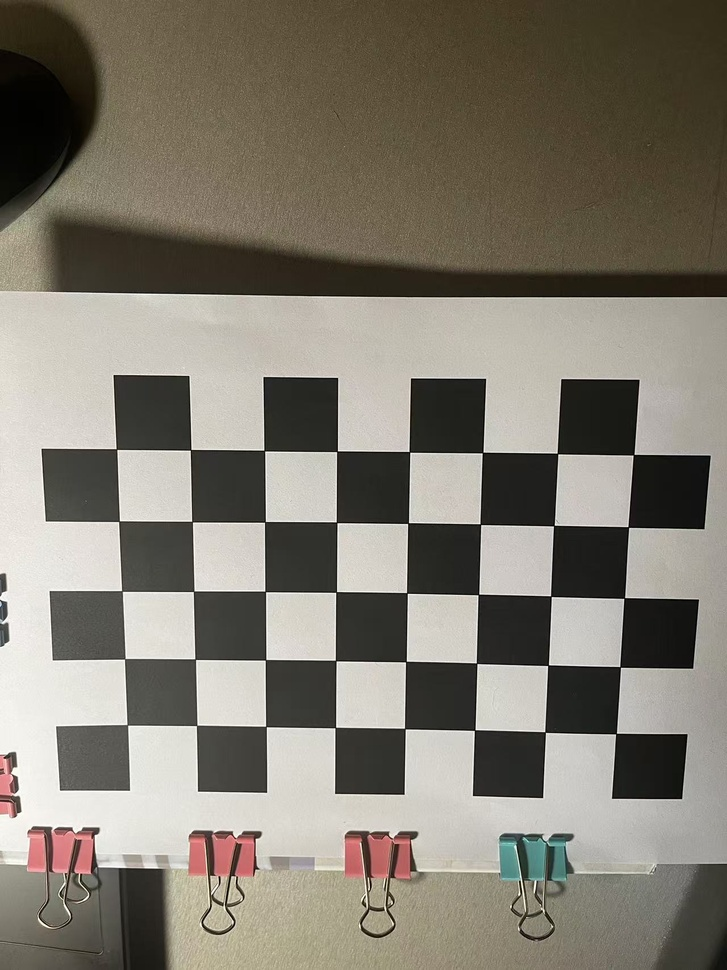
#> input picture Camera Calibrator/chessboard/chessboard1.jpg, 727 x 970 px, shrunk from 1280 x 1707 before the run, found by its file name
$ python Calibrator.py
#> lines starting #> are read from the running program, lines starting #| are printed output that depends on the picture; after the words box and inside, x2 and y2 are one past the last pixel; in counts of white or black regions, pixels touching at a corner belong together; long printed decimals are rounded
### Camera Calibrator/utils.py
"""
Tool Box
"""
import cv2
import os
import copy
import numpy as np
from scipy.optimize import least_squares
import matplotlib.pyplot as plt

def get_corner_pixel(image, chessboard_size=(5,8)):
    """_summary_

    Args:
        image (np.ndarray): Chessboard image
        chessboard_size ((int, int)): Number of corners. Defaults to (5,8).

    Returns:
        corners (np.ndarray): Pixel coordinate of corners
    """
    image_ = copy.deepcopy(image)
    # 查找棋盘格的角点
    ret, corners = cv2.findChessboardCorners(image_, chessboard_size, None)
    # 如果找到了角点
    if ret:
        # 精确化角点位置
        corners = cv2.cornerSubPix(image_, corners, (11, 11), (-1, -1),
                                criteria=(cv2.TERM_CRITERIA_EPS | cv2.TERM_CRITERIA_MAX_ITER, 30, 0.1))
        # # 在图像上绘制角点
        # cv2.drawChessboardCorners(image_, chessboard_size, corners, ret)
        # # 显示图片
        # plt.imshow(cv2.cvtColor(image_, cv2.COLOR_BGR2RGB))
        # plt.show()

        return corners.reshape(40, 2)
    else:
        print("Chessboard corners not found.")
        exit()

def get_corner_world():
    """_summary_

    Returns:
        corners (np.ndarray): World coordinate of corners
    """
    a = np.arange(0, 5)*2.6
    a = np.tile(a, 8)
    b = np.arange(0, 8)*2.6
    b = np.repeat(b, 5)
    d = np.ones((40,))
    result = np.stack((a, b, d), axis=-1)
    return result

def compute_homography(U, V, u, v):
    # U, V, u, v 应该是形状为 (n, 1) 的 ndarray，n是点的总数
    n = U.shape[0]  # 角点的数量

    # 生成方程组
    A = []
    for i in range(n):
        # 每一对角点生成两个方程
        A.append([-U[i], -V[i], -1, 0, 0, 0, u[i]*U[i], u[i]*V[i], u[i]])
        A.append([0, 0, 0, -U[i], -V[i], -1, v[i]*U[i], v[i]*V[i], v[i]])

    A = np.array(A)  # 转换为 numpy 数组
    # 进行奇异值分解
    U, S, Vt = np.linalg.svd(A)
    # 最佳 H 为 A 的最后一列的归一化版本
    H = Vt[-1].reshape(3, 3)

    return H

def get_H(image):
    world = get_corner_world()
    pixel = get_corner_pixel(image)

    H = compute_homography(world[:, 0], world[:, 1], pixel[:, 0], pixel[:, 1])
    return H

def compute_B(H_list):
    """
    计算矩阵 B，基于 H 矩阵的列表，H_list 中包含多个 H 矩阵（至少3个）

    参数:
    H_list : list : 包含多个H矩阵的列表

    返回:
    B : ndarray : 9x9矩阵B
    """

    # 检查是否至少有3个H矩阵
    if len(H_list) < 3:
        raise ValueError("需要至少3个 H 矩阵来计算 B")

    v_matrix_list = []

    # 计算 v 矩阵
    for H in H_list:
        H1 = H[0, :]  # H 的第一行
        H2 = H[1, :]  # H 的第二行
        H3 = H[2, :]  # H 的第三行

        i = 0
        j = 1
        v_12 = np.array([H1[i]*H1[j], H1[i]*H2[j]+H2[i]*H1[j], H2[i]*H2[j], H1[i]*H3[j]+H3[i]*H1[j], H2[i]*H3[j]+H3[i]*H2[j], H3[i]*H3[j]])
        i = 0
        j = 0
        v_11 = np.array([H1[i]*H1[j], H1[i]*H2[j]+H2[i]*H1[j], H2[i]*H2[j], H1[i]*H3[j]+H3[i]*H1[j], H2[i]*H3[j]+H3[i]*H2[j], H3[i]*H3[j]])
        i = 1
        j = 1
        v_22 = np.array([H1[i]*H1[j], H1[i]*H2[j]+H2[i]*H1[j], H2[i]*H2[j], H1[i]*H3[j]+H3[i]*H1[j], H2[i]*H3[j]+H3[i]*H2[j], H3[i]*H3[j]])

        v_matrix_list.append(v_12)
        v_matrix_list.append(v_22-v_11)

    A = np.stack(v_matrix_list, axis=0)


    # 我们需要解决方程 A * b = 0，使用 SVD
    U, S, Vt = np.linalg.svd(A)
    b = Vt[-1]  # 最后一行即为 b

    # 构造 B 矩阵
    B = np.zeros((3, 3))
    B[0, 0] = b[0]
    B[0, 1] = b[1]
    B[1, 0] = b[1]
    B[1, 1] = b[2]
    B[0, 2] = b[3]
    B[2, 0] = b[3]
    B[1, 2] = b[4]
    B[2, 1] = b[4]
    B[2 ,2] = b[5]
    return B


def get_A(B):
    # 提取 B 矩阵的元素
    B11 = B[0, 0]
    B12 = B[0, 1]
    B13 = B[0, 2]
    B21 = B[1, 0]
    B22 = B[1, 1]
    B23 = B[1, 2]
    B31 = B[2, 0]
    B32 = B[2, 1]
    B33 = B[2, 2]

    # 计算内参
    v0 = (B12 * B13 - B11 * B23) / (B11 * B22 - B12**2)
    u0 = (-B12 * v0 - B13)  / B11
    rho = B33 - B22 * v0**2 - B11 * u0**2 - 2 * B12 * u0 * v0
    alpha = np.sqrt(rho / B11)
    beta = np.sqrt(rho * B11 / (B11 * B22 - B12**2))
    gamma = -B12 * beta / B11
    # [6 lines of commented-out code are left out]
    A = np.array([[alpha, gamma, u0],
                [0, beta, v0],
                [0, 0, 1]])
    return A

def compute_extrinsics(H_list, A):
    # 计算内参矩阵的逆，即 A^{-1}
    A_inv = np.linalg.inv(A)

    E_list = []
    for H in H_list:
        extrinsic_matrix = A_inv @ H  # 使用 @ 符号进行矩阵乘法
        # 提取 R 和 T
        rho = np.linalg.norm(extrinsic_matrix[:, 0])
        R1 = extrinsic_matrix[:, 0]/rho # 第一列
        R2 = extrinsic_matrix[:, 1]/rho # 第二列
        T = extrinsic_matrix[:, 2]/rho    # 第三列，平移向量

        # 计算 R3，通过 R1 和 R2 的叉乘
        R3 = np.cross(R1, R2)

        # 合成完整的外参矩阵 (R | T)
        R = np.column_stack((R1, R2, R3))  # 将 R1, R2, R3 组成旋转矩阵
        extrinsic_matrix_complete = np.column_stack((R, T))
        extrinsic_matrix_complete = np.row_stack((extrinsic_matrix_complete, [0, 0, 0, 1]))  # 添加最后一行 [0, 0, 0, 1]
        E_list.append(extrinsic_matrix_complete)

    return E_list

def world_to_camera(world_points, R, t):
    if world_points.shape[-1] == 4:
        world_points = world_points[:, :-1]

    return np.dot(R, world_points.T).T + t

def distort_points(camera_points, pixel, mtx, image):
    """_summary_

    Args:
        k1 (float): Radial distortion coefficient
        k2 (float): Radial distortion coefficient
        camera_points (np.ndarray): Camera coordinate of corners
        pixel (np.ndarray): Pixel coordinate of corners
        mtx (np.ndarray): Intrinsic parameters
        R (np.ndarray): Rotation Matrix
        T (np.ndarray): Translation Matrix

    Returns:
        error (np.ndarray): Error between distorted and undistorted points
    """
    # 将相机坐标投影到图像平面
    # 使用内参矩阵 K 进行投影，投影公式: [x_img, y_img] = K * [x_c / z_c, y_c / z_c]
    x_c, y_c, z_c = camera_points.T
    U = (x_c / z_c) * mtx[0, 0] + (y_c / z_c) * mtx[0, 1] + mtx[0, 2]  # fx * (x_c / z_c) + cx
    V = (y_c / z_c) * mtx[1, 1] + mtx[1, 2]  # fy * (y_c / z_c) + cy
    cx = mtx[0, 2]
    cy = mtx[1, 2]
    r = np.sqrt(x_c**2 + y_c**2)

    n = camera_points.shape[0]
    U_hat = pixel[:, 0]
    V_hat = pixel[:, 1]

    # 构造矩阵 D
    D = np.zeros((2 * n, 2))
    for i in range(n):
        D[2 * i] = [(U[i] - cx) * r[i]**2/z_c[i]**2, (U[i] - cx) * r[i]**4/z_c[i]**4]
        D[2 * i + 1] = [(V[i] - cy) * r[i]**2/z_c[i]**2, (V[i] - cy) * r[i]**4/z_c[i]**4]

    # 构造向量 d
    d = np.zeros(2 * n)
    for i in range(n):
        d[2 * i] = U_hat[i] - U[i]
        d[2 * i + 1] = V_hat[i] - V[i]

    # 最小二乘解
    k, _, _, _ = np.linalg.lstsq(D, d, rcond=None)

    # 绘图
    if True:
        x_img = cx + (U - cx)*(1+k[0]*r**2/z_c**2 + k[1]*r**4/z_c**4)
        y_img = cy + (V - cy)*(1+k[0]*r**2/z_c**2 + k[1]*r**4/z_c**4)

        # 将投影结果转化为整数坐标
        image_points = np.vstack([x_img, y_img]).T
        image_points = np.round(image_points).astype(int)  # 转为整数像素坐标

        # 在图像上绘制红色圆圈
        image_with_projection = image.copy()
        for point in image_points:
            cv2.circle(image_with_projection, tuple(point), radius=5, color=(255, 255, 255), thickness=-1)  # 红色圈

        # plt.imshow(image_with_projection, cmap='gray')
        # plt.show()
        plt.imsave('./Camera Calibrator/chessboard/disorted_image_with_projection.png', image_with_projection, cmap='gray')


    return k


def get_distorted(K, R, T, image):
    """ Using optimization method to obtain distorted coefficient

    Args:
        K (np.ndarray): Intrinsic parameters
        R (np.ndarray): Rotation Matrix
        T (np.ndarray): Translation Matrix
        image (np.ndarray): Image

    Return: Distorted coefficients
    """
    assert type(K)==np.ndarray and type(R)==np.ndarray and type(T)==np.ndarray

    image = copy.deepcopy(image)
    pixel = get_corner_pixel(image)
    world = get_corner_world()
    camera_points = world_to_camera(world, R, T)


    # Solve
    k = distort_points(camera_points, pixel, K, image)

    k1_opt, k2_opt = k[0], k[1]
    np.set_printoptions(precision=2)
    print(f"Optimized radial distortion coefficients: k1={k1_opt}, k2={k2_opt}")

    return k1_opt, k2_opt


### Camera Calibrator/Calibrator.py
import numpy as np
import os
import cv2
import matplotlib.pyplot as plt

import utils

# [36 lines left out: function project_world_to_image, not called in this run]


def main(image_name_list):
    # Get image List
    image_list = []
    for name in image_name_list:
        image = cv2.imread(name)
#> image is the input picture: shape (970, 727, 3); mean B, G, R 112.1, 123.2, 128.5
        gray = cv2.cvtColor(image, cv2.COLOR_BGR2GRAY)
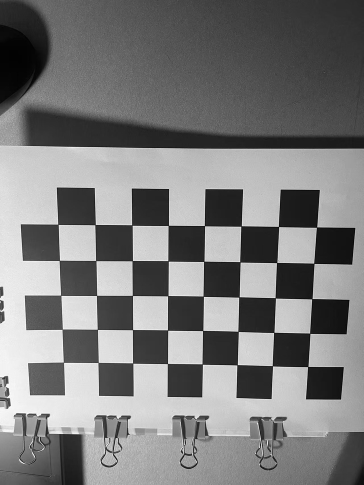
#> gray: shape (970, 727) (shown at 1/2 size); min 0, max 255, mean 123.6
        image_list.append(gray)
#> pass 2 of the loop in main, `for name in image_name_list:`:
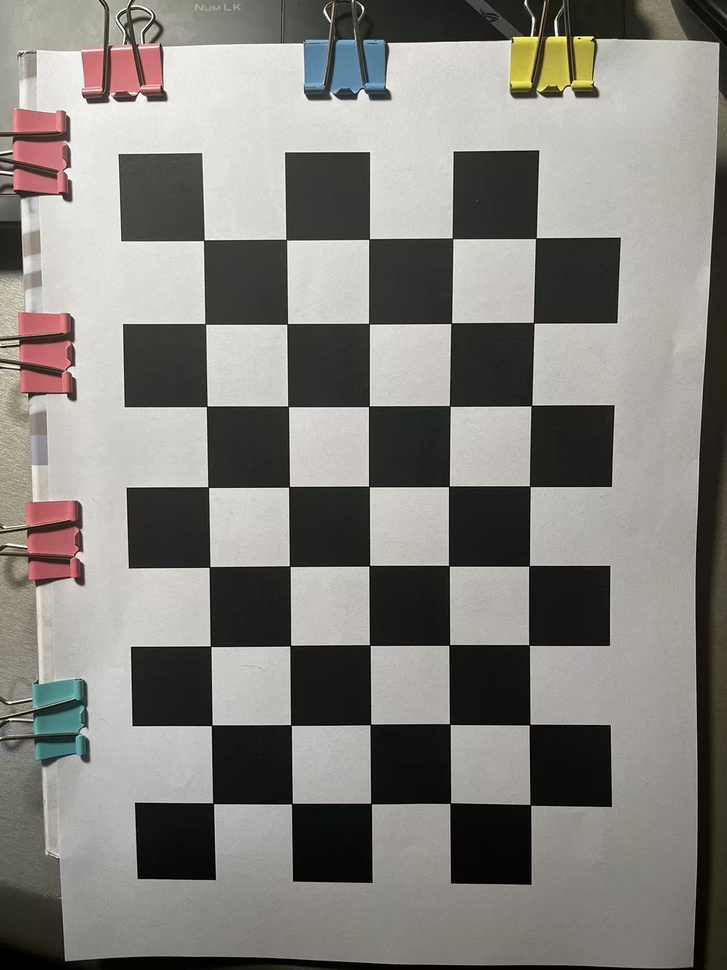
#> input picture Camera Calibrator/chessboard/chessboard2.jpg, 727 x 970 px, shrunk from 1280 x 1707 before the run, found by its file name
#> in main, image is the input picture: shape (970, 727, 3); mean B, G, R 123.9, 128.8, 131.3
#> in main, `gray = cv2.cvtColor(image, cv2.COLOR_BGR2GRAY)`:
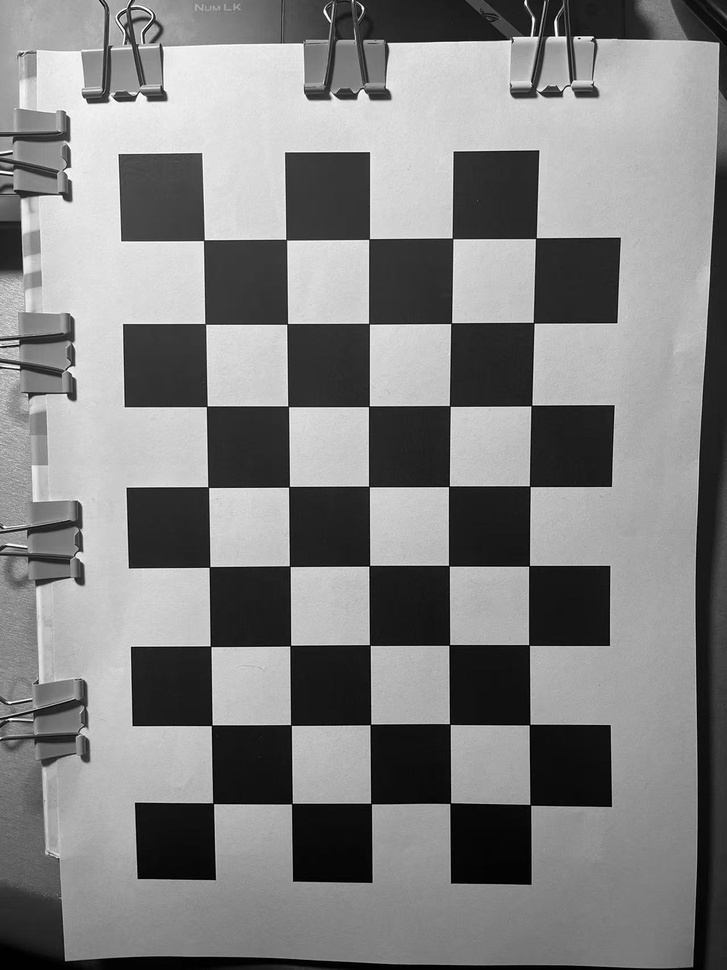
#> gray: shape (970, 727); min 0, max 255, mean 129

    # Get H List
    H_list = []
    for image in image_list:
        H = utils.get_H(image)
        H_list.append(H)
#> this loop made 3 passes
#> pass 1, in compute_homography, `U, S, Vt = np.linalg.svd(A)`:
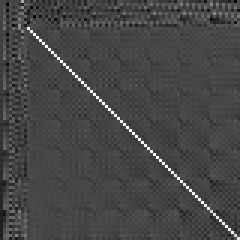
#> U: shape (80, 80) float64 (shown 3 times larger); min -0.368, max 0.959, mean -0.00135; drawn with min black and max white
#> pass 2, in compute_homography (call 2), `U, S, Vt = np.linalg.svd(A)`:
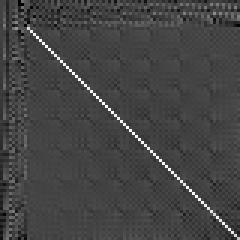
#> U: shape (80, 80) float64 (shown 3 times larger); min -0.357, max 0.969, mean -0.00107; drawn with min black and max white
#> pass 3, in compute_homography (call 3), `U, S, Vt = np.linalg.svd(A)`:
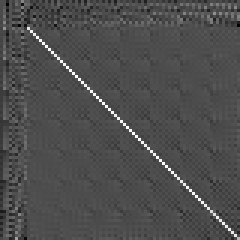
#> U: shape (80, 80) float64 (shown 3 times larger); min -0.428, max 0.969, mean -0.00168; drawn with min black and max white
#> after the loop, H_list = 3 items

    # Get B
    B = utils.compute_B(H_list)
#> the loop in compute_B, `for H in H_list:` made 3 passes
#> (H1, H2, H3, v_11, v_22) on passes 1 to 2: ([-0.00207, 0.0358, 0.173], [-0.0389, -8.47e-05, 0.983], [-6.61e-06, -1e-06, 0.00136], [4.28e-06, 0.000161, 0.00151, 2.73e-08, 5.14e-07, 4.37e-11], [0.00128, -6.07e-06, 7.17e-09, -7.17e-08, 1.7e-10, 1e-12]), ([-0.0985, -0.00286, -0.641], [0.000837, -0.102, -0.754], [1.06e-06, -6.88e-06, -0.00313], [0.0097, -0.000165, 7.01e-07, -2.09e-07, 1.78e-09, 1.12e-12], [8.18e-06, 0.000585, 0.0105, 3.93e-08, 1.41e-06, 4.73e-11])
#> after the loop in compute_B, `for H in H_list:`: v_matrix_list = 6 items
#> in compute_B, `A = np.stack(v_matrix_list, axis=0)`: A = [[-7.41e-05, -0.00139, 3.3e-06, -2.35e-07, 3.95e-08, 6.61e-12], [0.00128, -0.000167, -0.00151, -9.91e-08, -5.14e-07, -4.27e-11], [0.000282, 0.0101, -8.57e-05, 6.74e-07, -1.14e-07, -7.29e-12], [-0.00969, 0.00075, 0.0105, 2.48e-07, 1.4e-06, 4.61e-11], [-0.000585, 0.000884, 0.000574, -6.73e-08, 2.34e-08, -1.73e-12], [-0.000922, -0.00232, 0.000847, -4.99e-08, -1.32e-07, -1.49e-13]]
#> in compute_B, `U, S, Vt = np.linalg.svd(A)`: U = [[0.00235, -0.133, -0.235, 0.628, -0.176, 0.708], [0.137, -0.0043, -0.707, -0.129, 0.68, 0.0476], [-0.0257, 0.961, -0.12, -0.087, -0.143, 0.183], [-0.985, -0.0132, -0.0315, -0.00469, 0.163, 0.035], [-0.0602, 0.0793, -0.424, 0.533, -0.281, -0.669], [-0.076, -0.228, -0.499, -0.545, -0.618, 0.122]]; S = [0.0145, 0.0105, 0.000126, 2.71e-07, 4.85e-08, 4.07e-12]; Vt = [[0.678, -0.0622, -0.733, -1.85e-05, -9.96e-05, -3.52e-09], [0.0542, 0.998, -0.0346, 6.51e-05, -9.48e-06, -8.04e-10], [0.733, -0.0162, 0.68, 0.000717, 0.00302, 2.3e-07], [-0.00103, 7.55e-05, -0.00103, -0.75, 0.661, 3.41e-05], [0.00195, -3.24e-06, 0.00193, -0.661, -0.75, -0.000434], [7.17e-07, 3.31e-10, 7.12e-07, -0.000261, -0.000348, 1]]
#> in compute_B, `b = Vt[-1]`: b = [7.17e-07, 3.31e-10, 7.12e-07, -0.000261, -0.000348, 1]
#> B = [[7.17e-07, 3.31e-10, -0.000261], [3.31e-10, 7.12e-07, -0.000348], [-0.000261, -0.000348, 1]]

    # Get A
    A = utils.get_A(B)
#> in get_A, `B11 = B[0, 0]`: B11 = 7.17e-07
#> in get_A, `B12 = B[0, 1]`: B12 = 3.31e-10
#> in get_A, `B13 = B[0, 2]`: B13 = -0.000261
#> in get_A, `B21 = B[1, 0]`: B21 = 3.31e-10
#> in get_A, `B22 = B[1, 1]`: B22 = 7.12e-07
#> in get_A, `B23 = B[1, 2]`: B23 = -0.000348
#> in get_A, `B31 = B[2, 0]`: B31 = -0.000261
#> in get_A, `B32 = B[2, 1]`: B32 = -0.000348
#> in get_A, `B33 = B[2, 2]`: B33 = 1
#> in get_A, `v0 = (B12 * B13 - B11 * B23) / (B11 * B22 - B12**2)`: v0 = 488.3
#> in get_A, `u0 = (-B12 * v0 - B13)  / B11`: u0 = 363.9
#> in get_A, `rho = B33 - B22 * v0**2 - B11 * u0**2 - 2 * B12 * u0 * v0`: rho = 0.735
#> in get_A, `alpha = np.sqrt(rho / B11)`: alpha = 1012.7
#> in get_A, `beta = np.sqrt(rho * B11 / (B11 * B22 - B12**2))`: beta = 1015.9
#> in get_A, `gamma = -B12 * beta / B11`: gamma = -0.47
#> in get_A, `A = np.array([[alpha, gamma, u0], [0, beta, v0], [0, 0, 1]])`: A = [[1012.7, -0.47, 363.9], [0, 1015.9, 488.3], [0, 0, 1]]

    # Get Extrinsics Matrix
    E_list = utils.compute_extrinsics(H_list, A)
#> in compute_extrinsics, `A_inv = np.linalg.inv(A)`: A_inv = [[0.000987, 4.56e-07, -0.36], [0, 0.000984, -0.481], [0, 0, 1]]
#> the loop in compute_extrinsics, `for H in H_list:` made 3 passes
#> (rho, R1, R2, T, R3) on passes 1 to 3: (3.57e-05, [0.00882, -0.983, -0.185], [1, 0.0111, -0.028], [-8.87, 8.82, 37.99], [0.0296, -0.185, 0.982]), (9.76e-05, [-1, 0.00322, 0.0109], [-0.00409, -0.998, -0.0704], [5.05, 7.82, -32.1], [0.0106, -0.0705, 0.997]), (3.75e-05, [-0.902, -0.43, -0.0358], [0.431, -0.902, 0.0343], [0.454, 7.31, 33.01], [-0.047, 0.0155, 0.999])
#> after the loop in compute_extrinsics, `for H in H_list:`: E_list = 3 items
#> E_list = 3 items


    np.set_printoptions(precision=2)
    print("内参矩阵A:")
    print(A)
#| [[ 1.01e+03 -4.70e-01  3.64e+02]
#|  [ 0.00e+00  1.02e+03  4.88e+02]
#|  [ 0.00e+00  0.00e+00  1.00e+00]]
    print("外参矩阵E:")
    print(E_list[0])
#| [[ 8.82e-03  1.00e+00  2.96e-02 -8.87e+00]
#|  [-9.83e-01  1.11e-02 -1.85e-01  8.82e+00]
#|  [-1.85e-01 -2.80e-02  9.82e-01  3.80e+01]
#|  [ 0.00e+00  0.00e+00  0.00e+00  1.00e+00]]

    # project_world_to_image(E_list[0][:3, :3], E_list[0][:3, 3], A, 0, 0, 0, image_list[0])
    k1, k2 = utils.get_distorted(A, E_list[0][:3, :3], E_list[0][:3, 3], image_list[0])
#> in get_corner_pixel (call 4), `ret, corners = cv2.findChessboardCorners(image_, chessboard_size, None)`: corners = 40 rows, first 8: [127.4, 725.1], [124.7, 658.9], [122, 591], [119, 521.2], [116.5, 449.1], [196.7, 725.4], [195.2, 659.1], [193.6, 591.4]
#> in get_corner_pixel (call 4), `corners = cv2.cornerSubPix(image_, corners, (11, 11), (-1, -1), criter..`: corners = 40 rows, first 8: [127.3, 724.8], [124.7, 658.8], [121.9, 591], [119, 521.3], [116.4, 449.1], [196.6, 725.4], [195.3, 659.2], [193.6, 591.3]
#> in get_distorted, `pixel = get_corner_pixel(image)`: pixel = 40 pairs, first value 116.4 to 633.6, second value 449.1 to 733.5
#> in get_distorted, `camera_points = world_to_camera(world, R, T)`: camera_points = 40 rows, first 8: [-8.84, 8.64, 38.97], [-8.82, 6.08, 38.49], [-8.79, 3.53, 38.01], [-8.77, 0.972, 37.53], [-8.75, -1.58, 37.05], [-6.24, 8.67, 38.9], [-6.22, 6.11, 38.42], [-6.19, 3.56, 37.94]
#> in distort_points, `x_c, y_c, z_c = camera_points.T`: x_c = 40 values from -8.84 to 9.45; y_c = 40 values, max 8.84 at index 35, min -1.58 at index 4, mean 3.63; z_c = 40 values, max 38.97 at index 0, min 36.54 at index 39, mean 37.76
#> in distort_points, `U = (x_c / z_c) * mtx[0, 0] + (y_c / z_c) * mtx[0, 1] + mtx[0, 2]`: U = 40 values, max 625.8 at index 39, min 124.9 at index 4, mean 372.8
#> in distort_points, `V = (y_c / z_c) * mtx[1, 1] + mtx[1, 2]`: V = 40 values, max 721.7 at index 35, min 444.8 at index 4, mean 584.2
#> in distort_points, `cx = mtx[0, 2]`: cx = 363.9
#> in distort_points, `cy = mtx[1, 2]`: cy = 488.3
#> in distort_points, `r = np.sqrt(x_c**2 + y_c**2)`: r = 40 values, max 12.87 at index 35, min 1.44 at index 18, mean 7.27
#> in distort_points, `U_hat = pixel[:, 0]`: U_hat = 40 values, max 633.6 at index 39, min 116.4 at index 4, mean 372.2
#> in distort_points, `V_hat = pixel[:, 1]`: V_hat = 40 values, max 733.5 at index 35, min 449.1 at index 4, mean 591.8
#> after the loop in distort_points, `for i in range(n):`: D = 80 pairs, first value -23.1 to 27.57, second value -2.32 to 3.09
#> after the loop in distort_points, `for i in range(n):`: d = 80 values, max 11.83 at index 71, min -8.46 at index 8, mean 3.53
#> in distort_points, `k, _, _, _ = np.linalg.lstsq(D, d, rcond=None)`: k = [1.16, -8.02]
#> in distort_points, `x_img = cx + (U - cx)*(1+k[0]*r**2/z_c**2 + k[1]*r**4/z_c**4)`: x_img = 40 values, max 636.8 at index 39, min 115.2 at index 4, mean 373.1
#> in distort_points, `y_img = cy + (V - cy)*(1+k[0]*r**2/z_c**2 + k[1]*r**4/z_c**4)`: y_img = 40 values, max 730.1 at index 30, min 443.1 at index 4, mean 587.5
#> in distort_points, `image_points = np.vstack([x_img, y_img]).T`: image_points = 40 pairs, first value 115.2 to 636.8, second value 443.1 to 730.1
#> in distort_points, `image_points = np.round(image_points).astype(int)`: image_points = 40 pairs, first value 115 to 637, second value 443 to 730
#> the loop in distort_points, `for point in image_points:` made 40 passes
#> point on passes 1 to 8: [126, 721], [122, 656], [120, 586], [118, 516], [115, 443], [195, 724], [194, 656], [193, 586]
#> after the loop in distort_points, `for point in image_points:`:
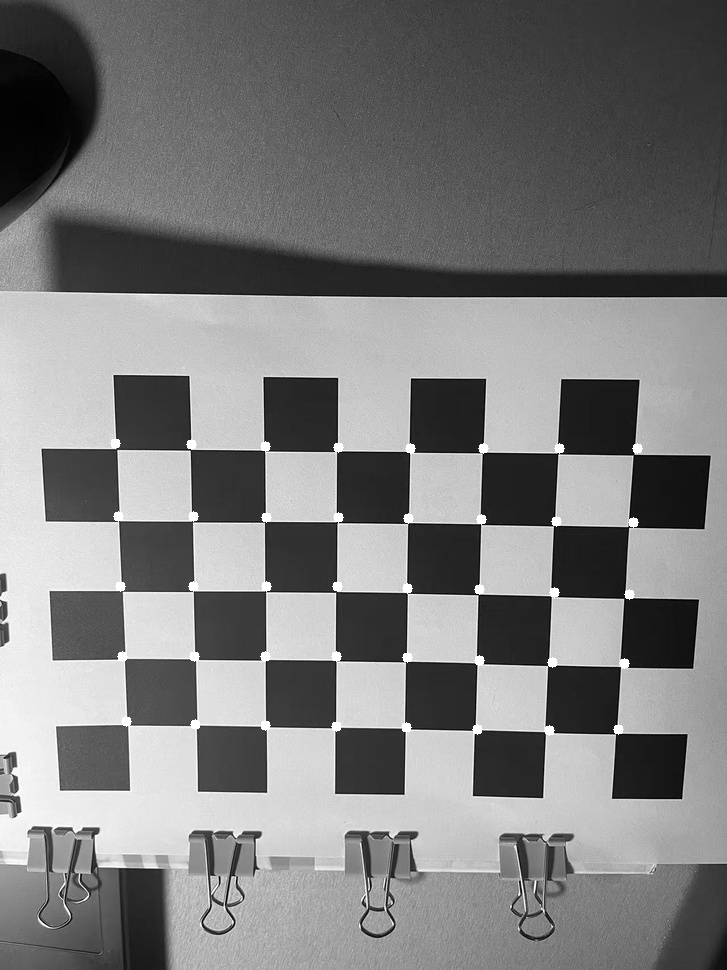
#> image_with_projection: shape (970, 727); 0.46% of pixels changed, all inside (x1, y1, x2, y2) = (110, 438, 643, 736)
#> in get_distorted, `k = distort_points(camera_points, pixel, K, image)`: k = [1.16, -8.02]
#> in get_distorted, `k1_opt, k2_opt = k[0], k[1]`: k1_opt = 1.16; k2_opt = -8.02
#| Optimized radial distortion coefficients: k1=1.164, k2=-8.017
#> k1 = 1.16; k2 = -8.02


if __name__ == '__main__':
    image_name_list = ['./Camera Calibrator/chessboard/chessboard1.jpg', './Camera Calibrator/chessboard/chessboard2.jpg', './Camera Calibrator/chessboard/chessboard3.jpg']
    main(image_name_list)
